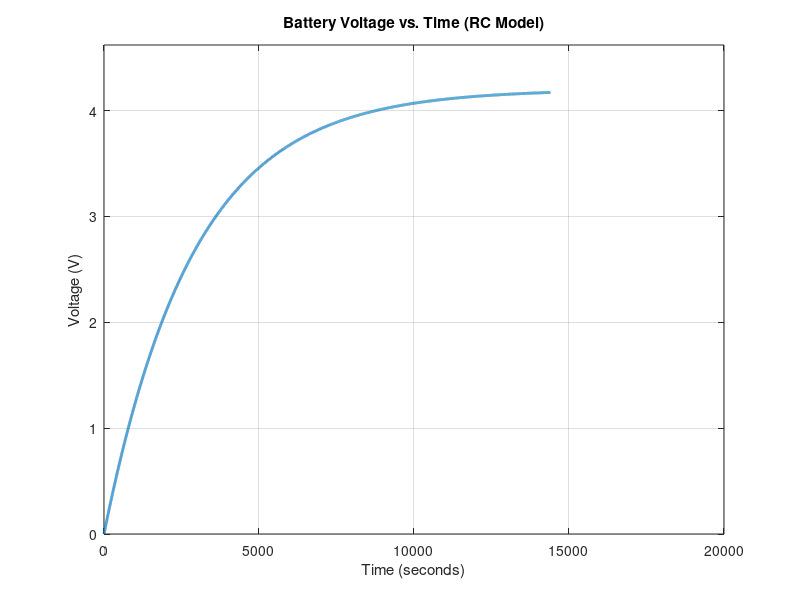

The MATLAB script that drew this image:
%%         --- Battery Charging Model Script ---
% This script models the voltage of a lithium-ion battery ...
% over time using parameters from the Panasonic NCA103450 battery

% Clear workspace and command window for a clear run
clear , clc, close all;

%% 1. Define Constants using Panasonic NCA103450
V_max = 4.2;    % Maximum Charging Voltage (V)
R = 0.25;     % Equivalent Resistance (Ohms)
C = 11520;       % Equivalent Capacitance (Farads)
% Note: R and C are estimated based on the specified standard charging time
% of 4.0 hours. All calculations and reasoning are shown in 'Voltage Model
% Calculations' pdf.

%% 2. Set up Time Vector
% Defines the simulation time to be long enough to see a full charge.
% A good rule of thumb is 5*(R*C) reaches ~99.3% charge.
tau = R * C;
t_end = 5 * tau;    % End time for simulation (seconds) (std. 4.0 hours)
t = 0:1:t_end;      % Time vector from 0 to t_end, with 1-second steps

%% 3. Calculate Voltage Over Time
% Implements the charging equation V(t) = V_max * (1-e^(-t/tau))
V_t = V_max * (1 - exp(-t / tau));

%% 4. Graphing Plot (for verification)
% Visualizes result to ensure model works.
figure;                 % Creates a new figure window
plot(t, V_t, 'LineWidth', 2);
title('Battery Voltage vs. Time (RC Model)');
xlabel('Time (seconds)');
ylabel('Voltage (V)');
grid on;                % Creates a grid on the graph
ylim([0 V_max*1.1]);    % Sets y-axis limits for better visualization

% Save the plot as a PNG file for documentation
saveas(gcf, 'BatteryVoltagePlot.png'); 




